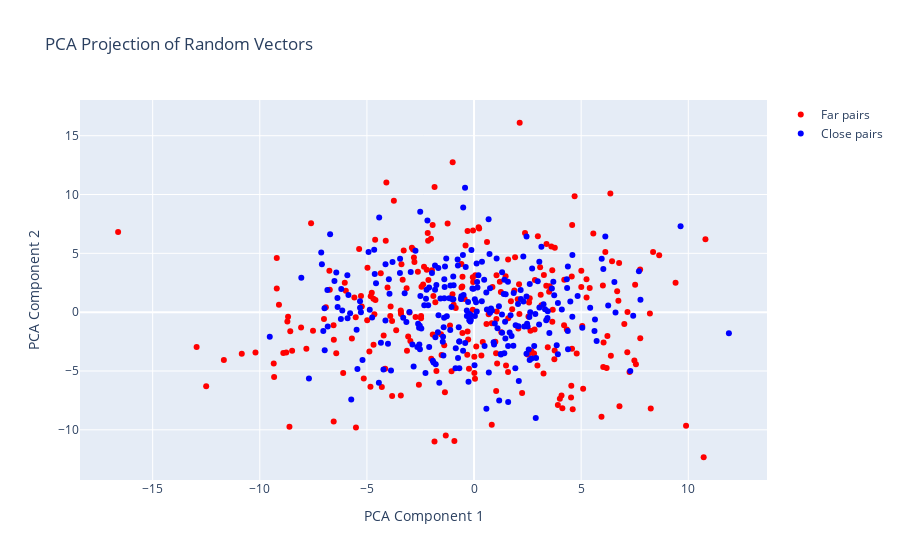

This figure's notebook cell:
### Code cell
fig = go.Figure()

fig.add_trace(
    go.Scatter(
        x=pca_proj_randn_close[:, 0].detach().numpy(),
        y=pca_proj_randn_close[:, 1].detach().numpy(),
        mode="markers",
        name="Far pairs",
        marker=dict(color="red"),
    )
)

fig.add_trace(
    go.Scatter(
        x=pca_proj_randn_non_close[:, 0].detach().numpy(),
        y=pca_proj_randn_non_close[:, 1].detach().numpy(),
        mode="markers",
        name="Close pairs",
        marker=dict(color="blue"),
    )
)

fig.update_layout(
    title="PCA Projection of Random Vectors",
    xaxis_title="PCA Component 1",
    yaxis_title="PCA Component 2",
)

fig.show()

### Figure 1 — Plotly figure (JSON) as saved in the notebook; plotly's stock layout.template omitted (floating-point values rounded to 4 significant figures; data arrays with more than 128 entries replaced by an {"elided": "..."} marker saying what was removed)
{"data": [{"marker": {"color": "red"}, "mode": "markers", "name": "Far pairs", "type": "scatter", "x": {"elided": "256 float values"}, "y": {"elided": "256 float values"}}, {"marker": {"color": "blue"}, "mode": "markers", "name": "Close pairs", "type": "scatter", "x": {"elided": "256 float values"}, "y": {"elided": "256 float values"}}], "layout": {"title": {"text": "PCA Projection of Random Vectors"}, "xaxis": {"title": {"text": "PCA Component 1"}}, "yaxis": {"title": {"text": "PCA Component 2"}}}}
